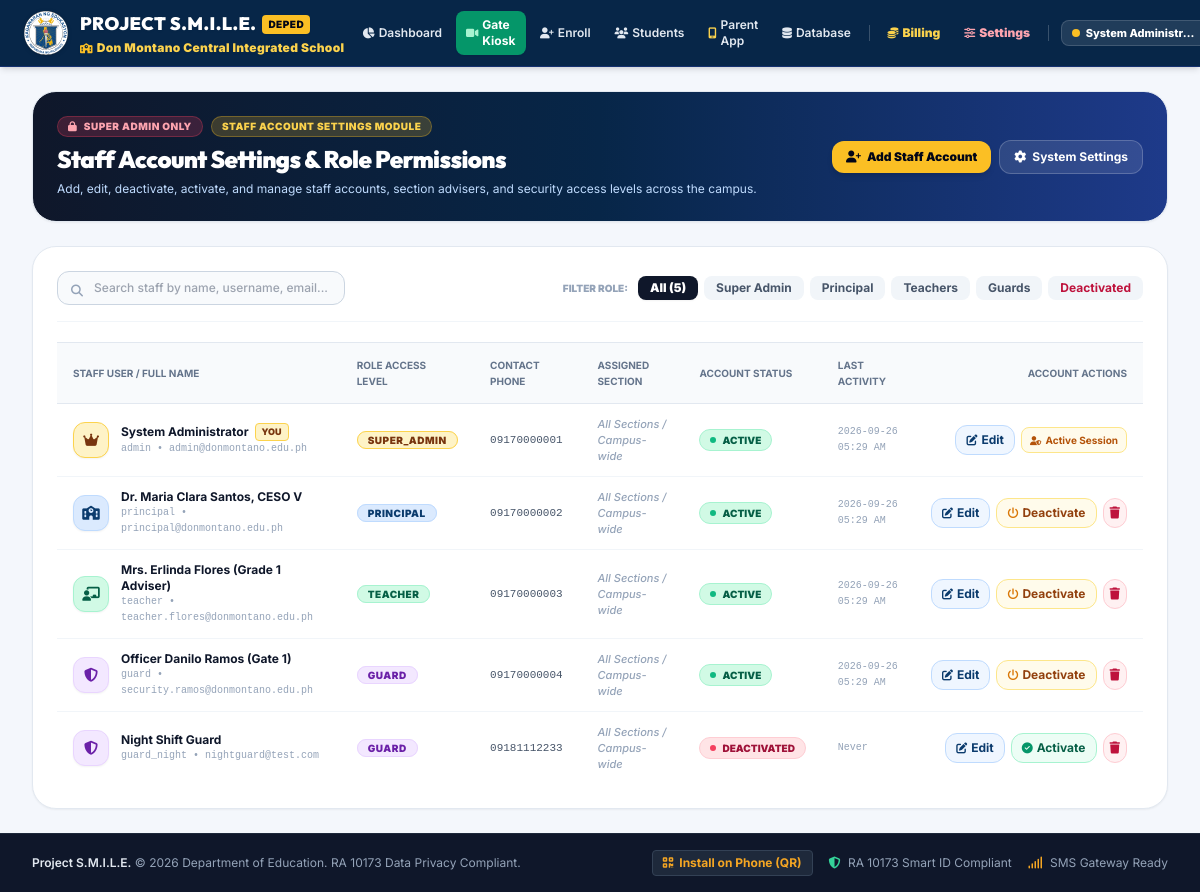
/admin/users (signed in), run on an earlier commit of the app's database.
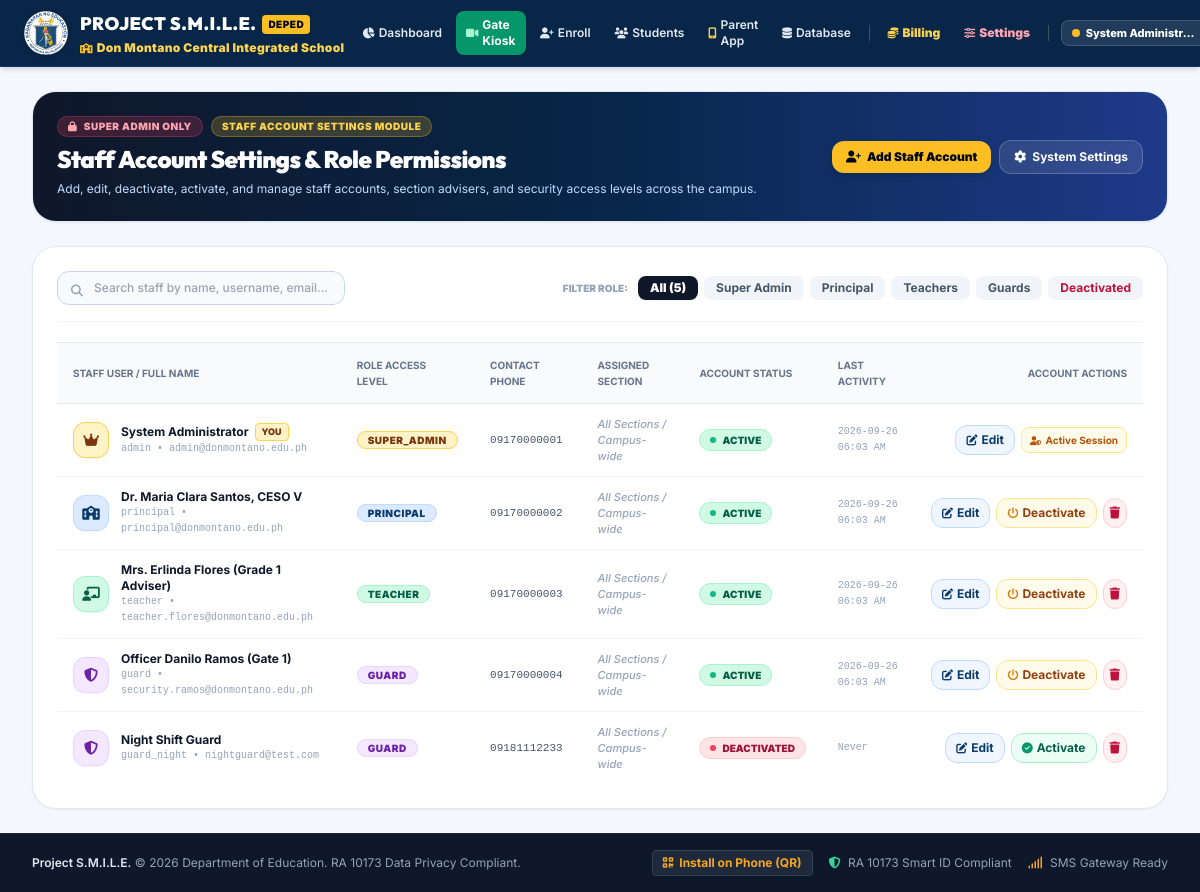
And on a later commit of the database.
### smile_orm.py (models this page shows)
class User(Base):
    __tablename__ = 'users'
    id = Column(Integer, primary_key=True, autoincrement=True)
    username = Column(String(50), unique=True, nullable=False, index=True)
    email = Column(String(120), unique=True, nullable=False, index=True)
    password_hash = Column(String(255), nullable=False)
    full_name = Column(String(100), nullable=False)
    role = Column(String(30), nullable=False, default="TEACHER") # SUPER_ADMIN, PRINCIPAL, TEACHER, GUARD, PARENT
    is_active = Column(Boolean, default=True)
    phone_number = Column(String(30), default="")
    assigned_section_id = Column(Integer, ForeignKey('sections.id'), nullable=True)
    created_at = Column(DateTime, default=datetime.now)
    last_login = Column(DateTime, nullable=True)
    assigned_section = relationship("Section", foreign_keys=[assigned_section_id])
    def to_dict(self):
        return {
            "id": self.id,
            "username": self.username,
            "email": self.email,
            "full_name": self.full_name,
            "role": self.role,
            "is_active": self.is_active,
            "phone_number": self.phone_number,
            "assigned_section_id": self.assigned_section_id,
            "assigned_section_name": f"{self.assigned_section.grade_level} - {self.assigned_section.section_name}" if self.assigned_section else "N/A",
            "created_at": self.created_at.strftime("%Y-%m-%d %I:%M %p") if self.created_at else "",
            "last_login": self.last_login.strftime("%Y-%m-%d %I:%M %p") if self.last_login else "Never"
        }

### app.py (the view)
@app.route('/admin/users', methods=['GET'])
@admin_required
def admin_users():
    users = get_all_users_orm()
    sections = get_all_sections_orm()
    return render_template(
        'admin_users.html',
        school_name=smile_config.SCHOOL_NAME,
        users=users,
        sections=sections
    )

### templates/admin_users.html (shortened to what this page needs)
{% extends "base.html" %}
{% block content %}
<div class="space-y-6">
  <div class="glass-card rounded-2xl sm:rounded-3xl p-4 sm:p-6 border border-slate-200 shadow-sm flex flex-col md:flex-row md:items-center justify-between gap-4 bg-gradient-to-r from-slate-900 via-deped-darkblue to-blue-900 text-white relative overflow-hidden">
    <div class="space-y-1.5 z-10">
      <div class="flex items-center gap-2 flex-wrap">
        <span class="px-2.5 py-0.5 rounded-full text-[10px] font-black uppercase tracking-wider bg-rose-500/20 text-rose-300 border border-rose-500/30">
          <i class="fa-solid fa-lock mr-1"></i> SUPER ADMIN ONLY
        </span>
        <span class="px-2.5 py-0.5 rounded-full text-[10px] font-black uppercase tracking-wider bg-amber-400/20 text-amber-300 border border-amber-400/30">
          Staff Account Settings Module
        </span>
      </div>
      <h1 class="text-xl sm:text-2xl font-black font-heading tracking-tight text-white">Staff Account Settings & Role Permissions</h1>
      <p class="text-xs text-blue-200">
        Add, edit, deactivate, activate, and manage staff accounts, section advisers, and security access levels across the campus.
      </p>
    </div>
    <div class="flex items-center gap-2 z-10 flex-wrap">
      <button onclick="openAddUserModal()" class="px-3.5 py-2 bg-amber-400 hover:bg-amber-300 text-slate-950 font-black text-xs rounded-xl shadow-md transition flex items-center gap-1.5">
        <i class="fa-solid fa-user-plus"></i> Add Staff Account
      </button>
      <a href="/admin/settings" class="px-3.5 py-2 bg-white/10 hover:bg-white/20 text-white font-bold text-xs rounded-xl transition flex items-center gap-1.5 border border-white/20">
        <i class="fa-solid fa-gear"></i> System Settings
      </a>
    </div>
  </div>
  <div class="glass-card rounded-3xl p-6 border border-slate-200 shadow-sm bg-white space-y-5">
    <div class="flex flex-col lg:flex-row lg:items-center justify-between gap-4 pb-4 border-b border-slate-100">
      <div class="relative w-full lg:w-72">
        <i class="fa-solid fa-magnifying-glass absolute left-3.5 top-3 text-slate-400 text-xs"></i>
        <input type="text" id="userSearchInput" oninput="filterStaffTable()" placeholder="Search staff by name, username, email..."
               class="w-full pl-9 pr-4 py-2 bg-slate-50 border border-slate-300 rounded-xl text-xs text-slate-800 focus:ring-2 focus:ring-deped-blue/30 focus:border-deped-blue font-medium">
      </div>
      <div class="flex items-center gap-1.5 flex-wrap">
        <span class="text-[10px] font-black uppercase text-slate-400 mr-1">Filter Role:</span>
        <button onclick="setRoleFilter('ALL')" id="filterBtn_ALL" class="role-filter-btn px-3 py-1 rounded-lg text-xs font-black transition bg-slate-900 text-white shadow-sm">
          All ({{ users|length }})
        </button>
        <button onclick="setRoleFilter('SUPER_ADMIN')" id="filterBtn_SUPER_ADMIN" class="role-filter-btn px-3 py-1 rounded-lg text-xs font-bold transition bg-slate-100 text-slate-600 hover:bg-slate-200">
          Super Admin
        </button>
        <button onclick="setRoleFilter('PRINCIPAL')" id="filterBtn_PRINCIPAL" class="role-filter-btn px-3 py-1 rounded-lg text-xs font-bold transition bg-slate-100 text-slate-600 hover:bg-slate-200">
          Principal
        </button>
        <button onclick="setRoleFilter('TEACHER')" id="filterBtn_TEACHER" class="role-filter-btn px-3 py-1 rounded-lg text-xs font-bold transition bg-slate-100 text-slate-600 hover:bg-slate-200">
          Teachers
        </button>
        <button onclick="setRoleFilter('GUARD')" id="filterBtn_GUARD" class="role-filter-btn px-3 py-1 rounded-lg text-xs font-bold transition bg-slate-100 text-slate-600 hover:bg-slate-200">
          Guards
        </button>
        <button onclick="setRoleFilter('INACTIVE')" id="filterBtn_INACTIVE" class="role-filter-btn px-3 py-1 rounded-lg text-xs font-bold transition bg-slate-100 text-rose-700 hover:bg-rose-50">
          Deactivated
        </button>
      </div>
    </div>
    <div class="overflow-x-auto">
      <table class="w-full text-left text-xs" id="staffAccountsTable">
        <thead class="bg-slate-50 text-slate-500 uppercase text-[10px] font-black border-y border-slate-200">
          <tr>
            <th class="py-3.5 px-4">Staff User / Full Name</th>
            <th class="py-3.5 px-4">Role Access Level</th>
            <th class="py-3.5 px-4">Contact Phone</th>
            <th class="py-3.5 px-4">Assigned Section</th>
            <th class="py-3.5 px-4">Account Status</th>
            <th class="py-3.5 px-4">Last Activity</th>
            <th class="py-3.5 px-4 text-right">Account Actions</th>
          </tr>
        </thead>
        <tbody class="divide-y divide-slate-100 font-medium text-slate-700">
          {% for u in users %}
          <tr class="user-row hover:bg-slate-50/80 transition"
              data-user-id="{{ u.id }}"
              data-username="{{ u.username|lower }}"
              data-fullname="{{ u.full_name|lower }}"
              data-email="{{ u.email|lower }}"
              data-role="{{ u.role }}"
              data-active="{{ 'true' if u.is_active else 'false' }}">
            <td class="py-3 px-4">
              <div class="flex items-center gap-3">
                <div class="w-9 h-9 rounded-xl {% if u.role == 'SUPER_ADMIN' %}bg-amber-100 text-amber-900 border border-amber-300{% elif u.role == 'PRINCIPAL' %}bg-blue-100 text-deped-blue border border-blue-200{% elif u.role == 'TEACHER' %}bg-emerald-100 text-emerald-800 border border-emerald-200{% else %}bg-purple-100 text-purple-800 border border-purple-200{% endif %} flex items-center justify-center font-black text-sm shrink-0 shadow-sm">
                  <i class="fa-solid {% if u.role == 'SUPER_ADMIN' %}fa-crown{% elif u.role == 'PRINCIPAL' %}fa-school{% elif u.role == 'TEACHER' %}fa-chalkboard-user{% else %}fa-shield-halved{% endif %}"></i>
                </div>
                <div>
                  <div class="flex items-center gap-1.5">
                    <span class="font-bold text-slate-900">{{ u.full_name }}</span>
                    {% if u.id == current_user.id %}
                    <span class="px-1.5 py-0.2 rounded text-[9px] font-black uppercase bg-amber-100 text-amber-900 border border-amber-300">You</span>
                    {% endif %}
                  </div>
                  <span class="text-[10px] text-slate-400 font-mono block">{{ u.username }} &bull; {{ u.email }}</span>
                </div>
              </div>
            </td>
            <td class="py-3 px-4">
              <span class="px-2.5 py-0.5 rounded-full text-[10px] font-black uppercase tracking-wider {% if u.role == 'SUPER_ADMIN' %}bg-amber-100 text-amber-900 border border-amber-300{% elif u.role == 'PRINCIPAL' %}bg-blue-100 text-deped-blue border border-blue-200{% elif u.role == 'TEACHER' %}bg-emerald-100 text-emerald-800 border border-emerald-200{% else %}bg-purple-100 text-purple-800 border border-purple-200{% endif %}">
                {{ u.role }}
              </span>
            </td>
            <td class="py-3 px-4 font-mono text-[11px] text-slate-600">
              {{ u.phone_number or 'Not provided' }}
            </td>
            <td class="py-3 px-4">
              {% if u.assigned_section_name and u.assigned_section_name != 'N/A' %}
              <span class="px-2.5 py-1 rounded-lg text-[11px] font-bold bg-blue-50 text-deped-blue border border-blue-200 flex items-center gap-1.5 w-max">
                <i class="fa-solid fa-chalkboard text-[10px]"></i>
                {{ u.assigned_section_name }}
              </span>
              {% else %}
              <span class="text-slate-400 text-[11px] italic">All Sections / Campus-wide</span>
              {% endif %}
            </td>
            <td class="py-3 px-4">
              {% if u.is_active %}
              <span class="px-2.5 py-0.5 rounded-full text-[10px] font-black uppercase bg-emerald-100 text-emerald-800 border border-emerald-200 inline-flex items-center gap-1.5">
                <span class="w-1.5 h-1.5 rounded-full bg-emerald-500 animate-pulse"></span>
                ACTIVE
              </span>
              {% else %}
              <span class="px-2.5 py-0.5 rounded-full text-[10px] font-black uppercase bg-rose-100 text-rose-800 border border-rose-200 inline-flex items-center gap-1.5">
                <span class="w-1.5 h-1.5 rounded-full bg-rose-500"></span>
                DEACTIVATED
              </span>
              {% endif %}
            </td>
            <td class="py-3 px-4 text-slate-400 font-mono text-[10px]">
              {{ u.last_login }}
            </td>
            <td class="py-3 px-4 text-right">
              <div class="inline-flex items-center gap-1.5">
                <button onclick="openEditUserModal({{ u.id }}, '{{ u.username|escape }}', '{{ u.full_name|escape }}', '{{ u.email|escape }}', '{{ u.role }}', '{{ u.phone_number or '' }}', {{ u.assigned_section_id or 'null' }}, {{ 'true' if u.is_active else 'false' }}, {{ 'true' if u.id == current_user.id else 'false' }})"
                        title="Edit Account Details & Password"
                        class="px-2.5 py-1.5 rounded-xl bg-blue-50 hover:bg-blue-100 text-deped-blue font-bold text-xs transition border border-blue-200 flex items-center gap-1">
                  <i class="fa-solid fa-pen-to-square text-[11px]"></i>
                  <span>Edit</span>
                </button>
                {% if u.id != current_user.id %}
                  {% if u.is_active %}
                  <button onclick="toggleUserStatus({{ u.id }}, '{{ u.username|escape }}', true)"
                          title="Deactivate Account (Block Access)"
                          class="px-2.5 py-1.5 rounded-xl bg-amber-50 hover:bg-amber-100 text-amber-800 font-bold text-xs transition border border-amber-200 flex items-center gap-1">
                    <i class="fa-solid fa-power-off text-[11px] text-amber-600"></i>
                    <span>Deactivate</span>
                  </button>
                  {% else %}
                  <button onclick="toggleUserStatus({{ u.id }}, '{{ u.username|escape }}', false)"
                          title="Activate Account (Restore Access)"
                          class="px-2.5 py-1.5 rounded-xl bg-emerald-50 hover:bg-emerald-100 text-emerald-800 font-bold text-xs transition border border-emerald-200 flex items-center gap-1">
                    <i class="fa-solid fa-circle-check text-[11px] text-emerald-600"></i>
                    <span>Activate</span>
                  </button>
                  {% endif %}
                  <button onclick="deleteUserAction({{ u.id }}, '{{ u.username|escape }}')"
                          title="Permanently Delete Account"
                          class="p-1.5 rounded-xl bg-rose-50 hover:bg-rose-100 text-rose-700 transition border border-rose-200">
                    <i class="fa-solid fa-trash text-xs"></i>
                  </button>
                {% else %}
                  <span class="text-[10px] text-amber-700 font-bold px-2 py-1 bg-amber-50 rounded-lg border border-amber-200" title="You cannot deactivate or delete your own active administrator account">
                    <i class="fa-solid fa-user-shield text-[9px] mr-0.5"></i> Active Session
                  </span>
                {% endif %}
              </div>
            </td>
          </tr>
          {% endfor %}
        </tbody>
      </table>
    </div>
  </div>
</div>
{% endblock %}

What changed in the data, as far as the page shows it:
changed User "System Administrator": last_login "2026-09-26 05:29 AM" → "2026-09-26 06:03 AM"
changed User "Dr. Maria Clara Santos, CESO V": last_login "2026-09-26 05:29 AM" → "2026-09-26 06:03 AM"
changed User "Mrs. Erlinda Flores (Grade 1 Adviser)": last_login "2026-09-26 05:29 AM" → "2026-09-26 06:03 AM"
changed User "Officer Danilo Ramos (Gate 1)": last_login "2026-09-26 05:29 AM" → "2026-09-26 06:03 AM"
